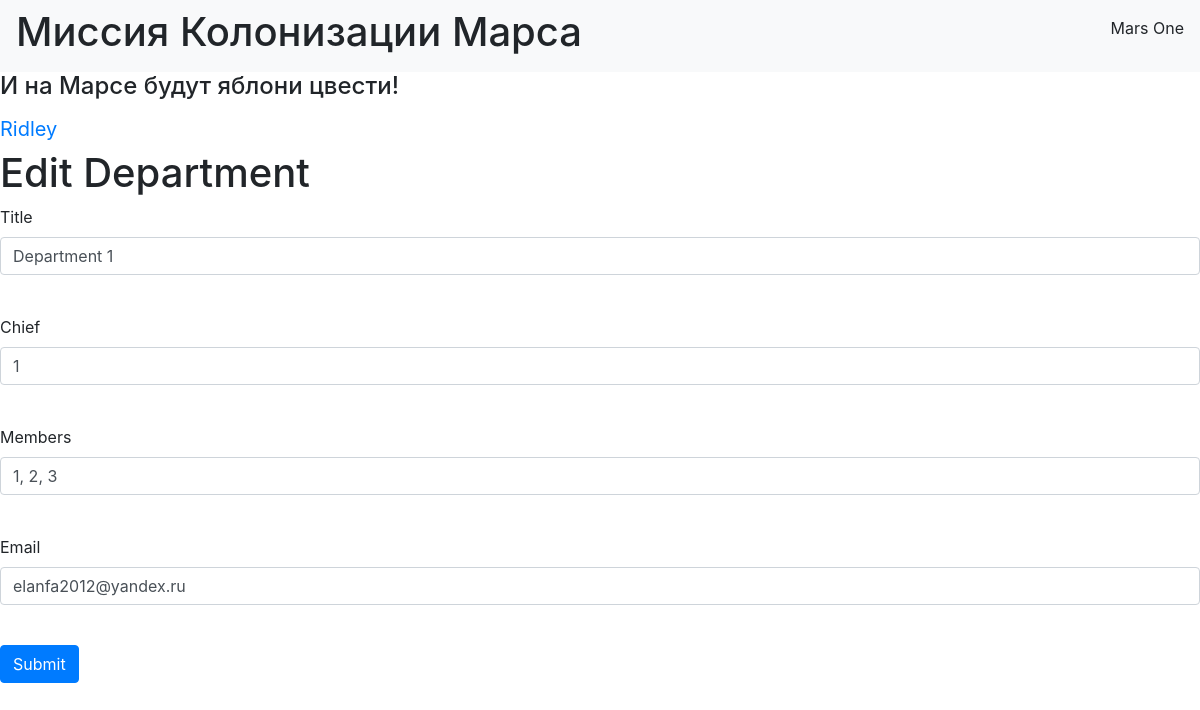
The app's page /edit_department/1 (signed in) with its own data.
### data/users.py (models this page shows, shortened)
class User(SqlAlchemyBase, UserMixin):
    __tablename__ = "users"
    id = sqlalchemy.Column(sqlalchemy.Integer, primary_key=True, autoincrement=True)
    surname = sqlalchemy.Column(sqlalchemy.String, nullable=True)
    name = sqlalchemy.Column(sqlalchemy.String, nullable=True)
    age = sqlalchemy.Column(sqlalchemy.Integer, nullable=True)
    position = sqlalchemy.Column(sqlalchemy.String, nullable=True)
    speciality = sqlalchemy.Column(sqlalchemy.String, nullable=True)
    address = sqlalchemy.Column(sqlalchemy.String, nullable=True)
    email = sqlalchemy.Column(sqlalchemy.String, unique=True)
    hashed_password = sqlalchemy.Column(sqlalchemy.String, nullable=True)
    modified_date = sqlalchemy.Column(sqlalchemy.DateTime, default=datetime.datetime.now)

### data/departments.py (models this page shows)
class Department(SqlAlchemyBase):
    __tablename__ = "department"
    id = sqlalchemy.Column(sqlalchemy.Integer, primary_key=True, autoincrement=True)
    title = sqlalchemy.Column(sqlalchemy.String, nullable=True)
    chief = sqlalchemy.Column(sqlalchemy.Integer, sqlalchemy.ForeignKey("users.id"))
    members = sqlalchemy.Column(sqlalchemy.String, nullable=True)
    email = sqlalchemy.Column(sqlalchemy.String, nullable=True)
    user = orm.relation("User")

### main.py (the view, shortened to what this page needs)
@app.route("/edit_department/<int:id>", methods=["GET", "POST"])
@login_required
def edit_department(id):
    form = AddDepartment()
    if request.method == "GET":
        session = db_session.create_session()
        department = session.query(departments.Department).filter(departments.Department.id == id,
                                                                  (departments.Department.user == current_user) | (
                                                                          current_user.id == 1)).first()
        if department:
            form.title.data = department.title
            form.chief.data = department.chief
            form.members.data = department.members
            form.email.data = department.email
        else:
            abort(404)
    return render_template("add_department.html", title="Edit Department", form=form)

### main.py
class AddDepartment(FlaskForm):
    title = StringField("Title", validators=[DataRequired()])
    chief = IntegerField("Chief", validators=[DataRequired()])
    members = StringField("Members", validators=[DataRequired()])
    email = StringField("Email", validators=[DataRequired()])
    submit = SubmitField("Submit")

### data/db_session.py (called while the page is built)
def create_session() -> Session:
    global __factory
    return __factory()

### main.py (called while the page is built)
@login_manager.user_loader
def load_user(user_id):
    session = db_session.create_session()
    return session.query(users.User).get(user_id)

### templates/add_department.html (shortened to what this page needs)
{% extends "base.html" %}
{% block content %}
<h1>{{title}}</h1>
<form action="" method="post">
    <p>
        {{form.title.label}}<br>
        {{form.title(class="form-control", type="title")}}<br>
    </p>
    <p>
        {{form.chief.label}}<br>
        {{form.chief(class="form-control", type="title")}}<br>
    </p>
    <p>
        {{form.members.label}}<br>
        {{form.members(class="form-control", type="members")}}<br>
    </p>
    <p>
        {{form.email.label}}<br>
        {{form.email(class="form-control", type="email")}}<br>
    </p>
    <p>{{form.submit(type="submit", class="btn btn-primary")}}</p>
</form>
{% endblock %}

### templates/base.html (shortened to what this page needs)
<!doctype html>
<html lang="en">
<head>
    <link rel="stylesheet"
          href="https://stackpath.bootstrapcdn.com/bootstrap/4.4.1/css/bootstrap.min.css"
>
</head>
<body>
<header>
    <nav class="navbar navbar-light bg-light">
        <h1>Миссия Колонизации Марса</h1>
        <p>Mars One</p>
    </nav>
</header>
<h4>И на Марсе будут яблони цвести!</h4>
{% if current_user.is_authenticated %}
    <a class="navbar-brand" href="/logout">{{ current_user.name }}</a>
{% else %}
    <p>
        <a class="btn btn-primary " href="/register">Зарегистрироваться</a>
        <a class="btn btn-success" href="/login">Войти</a>
    </p>
{% endif %}
{% block content %}{% endblock %}
</body>
</html>

### records on screen
User: name "Ridley"
Department: title "Department 1", chief "1", members "1, 2, 3", email "elanfa2012@yandex.ru"

### other values on screen
{{ title }} "Edit Department"
